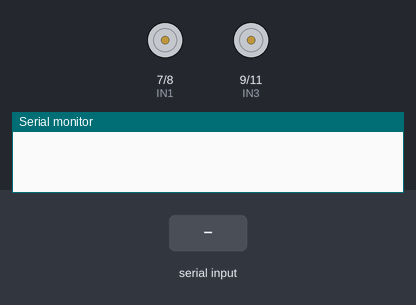
Simulated run of this sketch. Board: Arduino Uno, built with avr-gcc and run on an emulated ATmega328P. On the bench: motor-driver pin pairs drawn as motors (green arrow = first pin HIGH = forward, orange = second pin HIGH = backward, longer = more drive, scaled by the enable pin), the last lines printed to the serial monitor. The inputs (shaded band) are chosen by the test bench. Random numbers use the default seed unless the sketch sets one.

Above: at 1.2 s.
1.3 s: "a" received over Serial
At 2.1 s:
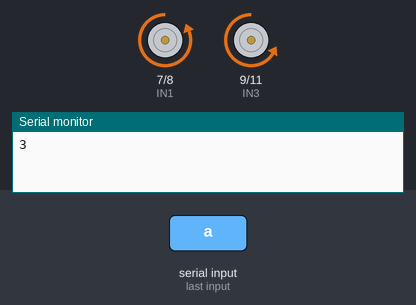
At 19.3 s:
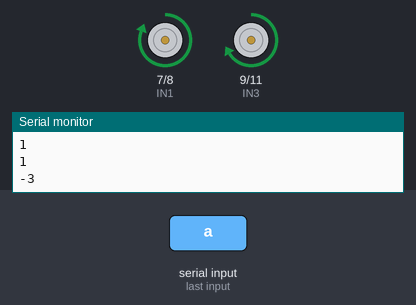
Timing chart, 0 to 21.0 s (numbered marks = the images above; inputs shaded):
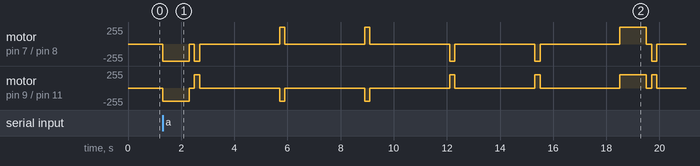

The sketch:

motor_2_dimention.ino
```cpp
#include <SoftwareSerial.h>
SoftwareSerial mySerial(2, 3); // RX, TX

#define ENA 5
#define ENB 6
#define IN1 7//左前
#define IN2 8//右前
#define IN3 9//左後
#define IN4 11//右後
//analogPin 0-255の間
#define CarSpeed 100
#define TurnSpeed 150//回るときのスピード
#define HighSpeed 200
#define LowSpeed 0

void forward(){
  digitalWrite(ENA,HIGH);
  digitalWrite(ENB,HIGH);

  analogWrite(IN1,LowSpeed);//左前off
  analogWrite(IN2,HighSpeed);//右前on
  analogWrite(IN3,HighSpeed);//左後on
  analogWrite(IN4,LowSpeed);//右後off

}


void back(){

  digitalWrite(ENA,HIGH);//HIGHまたはLOWを、ENAに出力
  digitalWrite(ENB,HIGH);
  analogWrite(IN1,HighSpeed);//左前on
  analogWrite(IN2,LowSpeed);//右前off
  analogWrite(IN3,LowSpeed);//左後off
  analogWrite(IN4,HighSpeed);//右後on
}

void left(){
  digitalWrite(ENA,HIGH);
  digitalWrite(ENB,HIGH);
  analogWrite(IN1,HighSpeed);
  analogWrite(IN2,LowSpeed);
  analogWrite(IN3,HighSpeed);
  analogWrite(IN4,LowSpeed);
  //Serial.println("Left");
}

void right(){

  digitalWrite(ENA,HIGH);
  digitalWrite(ENB,HIGH);
  analogWrite(IN1,LowSpeed);
  analogWrite(IN2,HighSpeed);
  analogWrite(IN3,LowSpeed);
  analogWrite(IN4,HighSpeed);
  //Serial.println("Right");

}


void stop(){
  digitalWrite(ENA,LOW);
  digitalWrite(ENB,LOW);
  //Serial.println("Stop!");
}


void setup() {
  // put your setup code here, to run once:
   Serial.begin(9600);
   //pinMode(IN1,OUTPUT);//IN1ピンに出力の動作を指定
   //pinMode(IN2,OUTPUT);
   //pinMode(IN3,OUTPUT);
   //pinMode(IN4,OUTPUT);
   pinMode(ENA,OUTPUT);
   pinMode(ENB,OUTPUT);
   stop();
   mySerial.begin(9600); // ソフトウェアシリアルの初期化

}

void loop() {
  int normal = 0;
  int right_c = 0;
  int left_c = 0;
  //Serial.print("-----シリアル------");
  int received = 0;//a,0,1でない数字

   if (Serial.available() > 0){// 受信したデータが存在する
    received = Serial.read(); // 受信データを読み込む
   }
   //################# RandomWalk ####################
    if(received==97){//「a」と打ったらランダムウォーク
     for(int i=0; i<20; i++){
      int c = 5;
      c= ((int)random(-1, 3)*4 - 2) / 2;//-1~2の乱数生成→-4,0,4,8生成→-2,/2すれば「-1」「1」「-3」「3」
      Serial.println(c);
      normal =122; //z
      right_c = 121;//y
      left_c = 120;//x

      if(c==1){ // 乱数が１なら
        forward();
        delay(200);
        stop();
        delay(2000);

        mySerial.write(normal);
        delay(1000);

     }else if(c==-1){//乱数が-1なら
        back();
        delay(200);//0.2秒
        stop();
        delay(2000);

        mySerial.write(normal);
        delay(1000);

     }else if(c==3){//乱数が3なら
        right();
        delay(1000);//0.5秒
        stop();
        delay(200);
        forward();
        delay(200);
        stop();
        delay(2000);

        mySerial.write(right_c);
        delay(1000);

     }else if(c==-3){//乱数が-3なら
        left();
        delay(1000);//0.2秒
        stop();
        delay(200);
        forward();
        delay(200);
        stop();
        delay(2000);

        mySerial.write(left_c);
        delay(1000);
     }


    }

  }
  //####################### 前後左右 ##########################
  if(received==49){//「1」と送られたら前に進むf:102
    //Serial.println(1);//←いる？これがじゃまになってる可能性
    forward();
    delay(200);
    stop();
    delay(2000);
    //normal =122;
    //mySerial.write(normal);
    Serial.println(1);
    //Serial.write(112);//p
    delay(100);
 }
 if(received==48){//「0」と送られたら後ろに進むb:98
    //Serial.println(-1);
    back();
    delay(200);//0.2秒
    stop();
    delay(2000);
    //normal =122;
    //mySerial.write(normal);
    Serial.println(1);
    //Serial.write(112);//p
    delay(100);
 }
 if(received==50){//「2」と送られたら右に進む
    //Serial.println(2);
    right();
    delay(800);
    stop();
    //delay(200);
    //forward();
    //delay(200);
    //stop();
    delay(2000);
    //count =122;
    //mySerial.write(count);
    Serial.println(1);
    //Serial.write(112);//p
    delay(100);

  }

  if(received==51){//「3」と送られたら左に進む
    //Serial.println(3);
    left();
    delay(800);
    stop();
    //delay(200);
    //forward();
    //delay(200);
    //stop();
    delay(2000);
    //count =122;
    //mySerial.write(count);
    Serial.println(1);
    //Serial.write(112);//p
    delay(100);

  }
}
```
